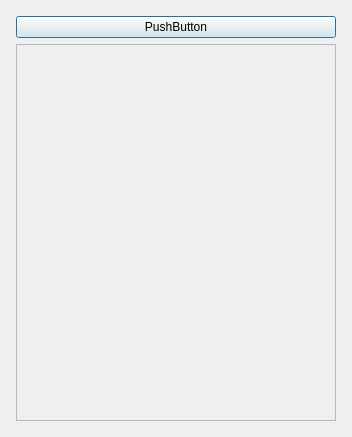
<?xml version="1.0" encoding="UTF-8"?>
<ui version="4.0">
 <class>GroupSessionDetailDialog</class>
 <widget class="QDialog" name="GroupSessionDetailDialog">
  <property name="geometry">
   <rect>
    <x>0</x>
    <y>0</y>
    <width>352</width>
    <height>437</height>
   </rect>
  </property>
  <property name="windowTitle">
   <string>Dialog</string>
  </property>
  <layout class="QGridLayout" name="gridLayout">
   <item row="0" column="0">
    <layout class="QVBoxLayout" name="verticalLayout">
     <property name="leftMargin">
      <number>5</number>
     </property>
     <property name="topMargin">
      <number>5</number>
     </property>
     <property name="rightMargin">
      <number>5</number>
     </property>
     <property name="bottomMargin">
      <number>5</number>
     </property>
     <item>
      <layout class="QGridLayout" name="gridLayout_2">
       <item row="0" column="0">
        <widget class="QPushButton" name="pushButton">
         <property name="text">
          <string>PushButton</string>
         </property>
        </widget>
       </item>
      </layout>
     </item>
     <item>
      <widget class="QScrollArea" name="scrollArea">
       <property name="widgetResizable">
        <bool>true</bool>
       </property>
       <widget class="QWidget" name="scrollAreaWidgetContents">
        <property name="geometry">
         <rect>
          <x>0</x>
          <y>0</y>
          <width>328</width>
          <height>389</height>
         </rect>
        </property>
       </widget>
      </widget>
     </item>
    </layout>
   </item>
  </layout>
 </widget>
 <resources/>
 <connections/>
</ui>
